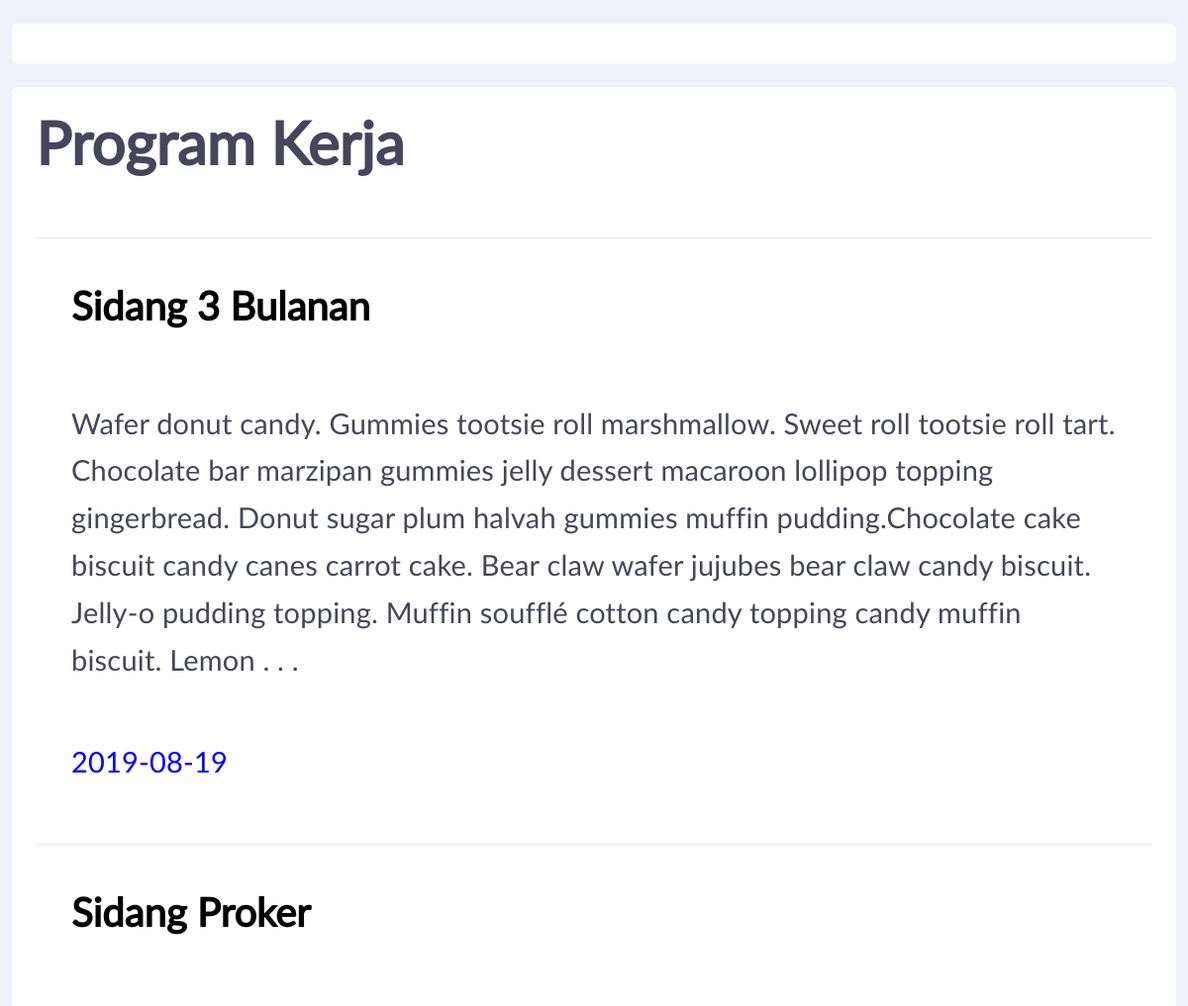
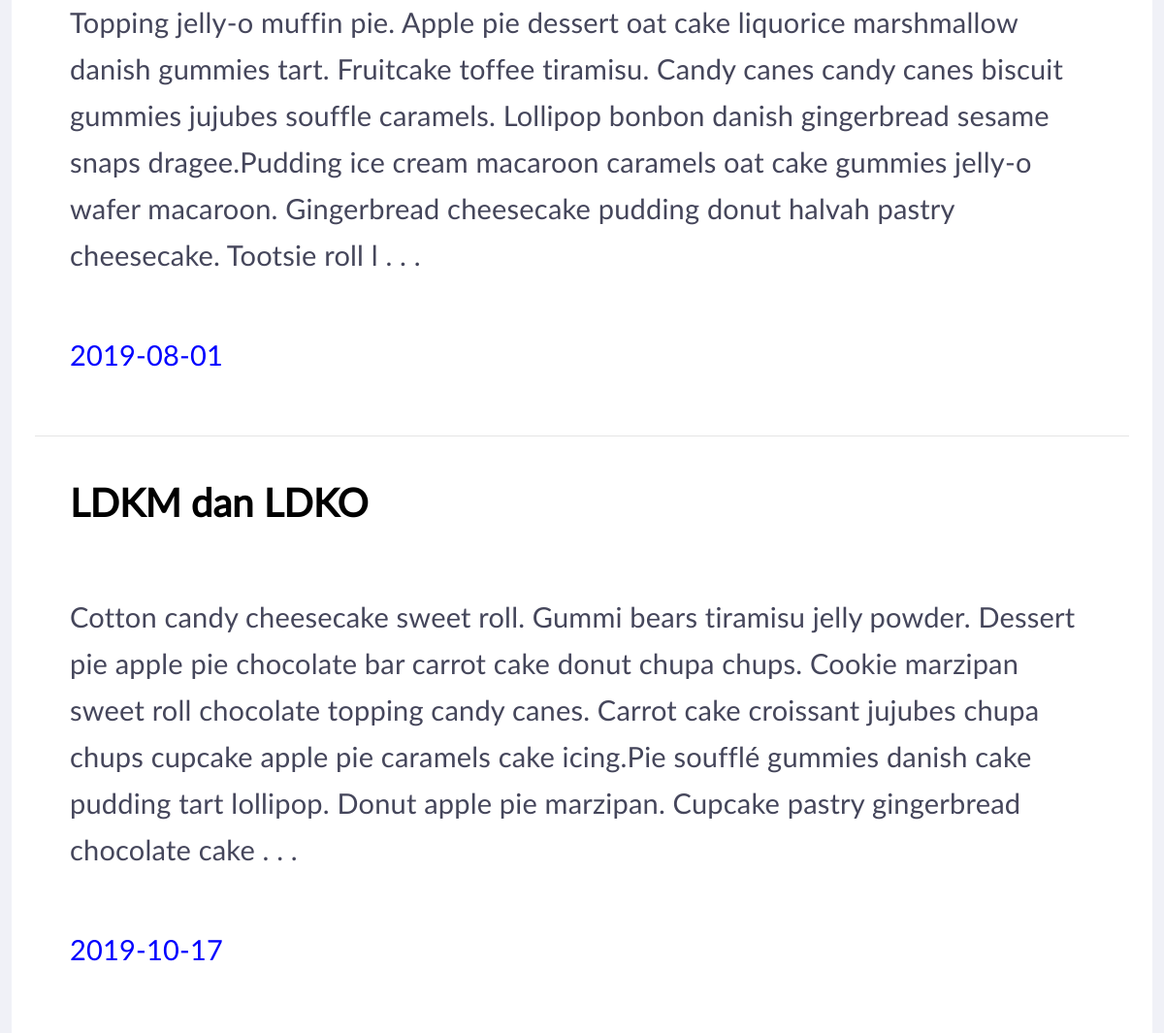
The page /admin/main/proker.php on the database its author committed (2 pictures, top to bottom).
### tables this page shows
CREATE TABLE `tb_proker` (
  `proker_id` int(11) NOT NULL,
  `nama_proker` varchar(200) NOT NULL,
  `desc_proker` text NOT NULL,
  `tgl_kegiatan` date DEFAULT NULL
);

### admin/main/proker.php (the view, shortened to what this page needs)
<!DOCTYPE html>
<html>
<head>
  <link rel="stylesheet" type="text/css" href="../../assets/font.css">
  <link rel="stylesheet" type="text/css" href="../../assets/bootstrap/css/bootstrap.min.css">
  <link rel="stylesheet" type="text/css" href="../../assets/bootstrap/font-awesome/css/font-awesome.min.css">
  <link rel="stylesheet" type="text/css" href="https://cdnjs.cloudflare.com/ajax/libs/twitter-bootstrap/4.0.0-beta/css/bootstrap.min.css">
  <link rel="stylesheet" type="text/css" href="assets/css/general.css">
  <link rel="stylesheet" type="text/css" href="assets/css/proker.css">
</head>
<body>
<div class="konten" id='calendar' style="overflow-x: auto;">
</div>
<div class="konten">
  <h1><b>Program Kerja</b></h1>
  <?php
    require 'general/connection.php';
    $query = "select * from tb_proker";
    $stat = $con->prepare($query);
    $stat->execute();
    while ($row = $stat->fetch(PDO::FETCH_ASSOC)) {
      echo "<hr>";
      echo "<div class='konten' onclick='show_proker(\"".$row['proker_id']."\")'>";
      echo "<h4><b>".$row['nama_proker']."</b></h4>";
      echo "<br>";
      echo "<h5>".substr($row['desc_proker'],0,400)." . . . </h5>";
      echo "<br>";
      echo "<h5 style='color:blue;'>".$row['tgl_kegiatan']."</h5>";
      echo "</div>";
    }
  ?>
</div>
</body>
</html>

### admin/main/assets/css/general.css (style rules this page uses)
*, *::before, *::after { box-sizing: inherit; }
html { box-sizing: border-box; }
html, body { min-width: 100%; min-height: 100%; }
body { font-family: "Lato"; color: #45465B; padding: 0; margin: 0; width: 100%; height: 100%; background-color: #f0f1f7; }
h4 { color: black !important; }
h5 { line-height: 1.65; letter-spacing: .2px; }
.konten { border-radius: 6px; background-color: white; padding: 20px 2vw; margin: 3vh 1vw; }
@media screen and (min-height: 800px) { body { font-size: 27px; } }
@media screen and (min-height: 800px) { h1 { font-size: 60px !important; margin-bottom: 60px; } }
@media screen and (min-height: 800px) { h4 { font-size: 40px !important; margin-bottom: 30px; } }
@media screen and (min-height: 800px) { h5 { font-size: 29px !important; margin-bottom: 15px; } }

### rows shown on the page
tb_proker: nama_proker "Sidang 3 Bulanan", desc_proker "Wafer donut candy. Gummies tootsie roll marshmallow. Sweet roll tootsie roll tart. Chocolate bar marzipan gummies jelly dessert macaroon lollipop topping gingerbread. Donut sugar plum halvah gummies muffin pudding.Chocolate cake biscuit candy canes carrot cake. Bear claw wafer jujubes bear claw candy biscuit. Jelly-o pudding topping. Muffin soufflé cotton candy topping candy muffin biscuit. Lemon", tgl_kegiatan "2019-08-19"
tb_proker: nama_proker "Sidang Proker", desc_proker "Topping jelly-o muffin pie. Apple pie dessert oat cake liquorice marshmallow danish gummies tart. Fruitcake toffee tiramisu. Candy canes candy canes biscuit gummies jujubes souffle caramels. Lollipop bonbon danish gingerbread sesame snaps dragee.Pudding ice cream macaroon caramels oat cake gummies jelly-o wafer macaroon. Gingerbread cheesecake pudding donut halvah pastry cheesecake. Tootsie roll l", tgl_kegiatan "2019-08-01"
tb_proker: nama_proker "LDKM dan LDKO", desc_proker "Cotton candy cheesecake sweet roll. Gummi bears tiramisu jelly powder. Dessert pie apple pie chocolate bar carrot cake donut chupa chups. Cookie marzipan sweet roll chocolate topping candy canes. Carrot cake croissant jujubes chupa chups cupcake apple pie caramels cake icing.Pie soufflé gummies danish cake pudding tart lollipop. Donut apple pie marzipan. Cupcake pastry gingerbread chocolate cake", tgl_kegiatan "2019-10-17"
